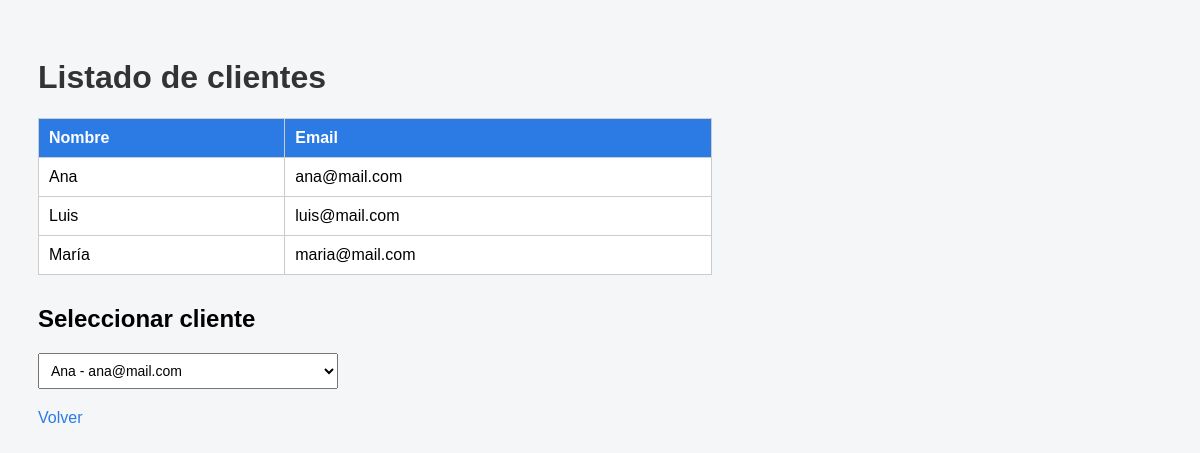
Before: /clientes with the older database file.
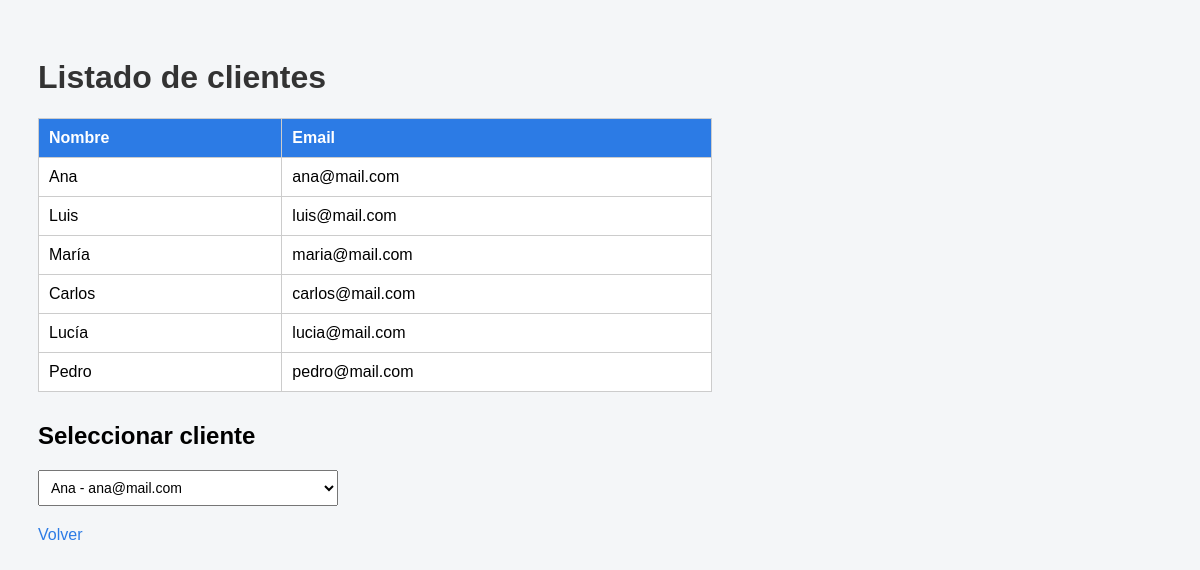
After: the same page with the newer database file.
### tables this page shows
CREATE TABLE clientes (
    id INTEGER PRIMARY KEY AUTOINCREMENT,
    nombre TEXT NOT NULL,
    email TEXT NOT NULL
);

### app.py (the view)
@app.route("/clientes")
def clientes():
    lista = obtener_clientes()
    return render_template("clientes.html", clientes=lista)

### app.py (called while the page is built)
def init_db():
    if not os.path.exists(DB_NAME):
        conn = sqlite3.connect(DB_NAME)
        cursor = conn.cursor()
        cursor.execute("""
        CREATE TABLE clientes (
            id INTEGER PRIMARY KEY AUTOINCREMENT,
            nombre TEXT,
            email TEXT
        )
        """)
        cursor.executemany(
            "INSERT INTO clientes (nombre, email) VALUES (?, ?)",
            [
                ("Ana", "ana@mail.com"),
                ("Luis", "luis@mail.com"),
                ("María", "maria@mail.com"),
                ("Carlos", "carlos@mail.com"),
                ("Lucía", "lucia@mail.com"),
                ("Pedro", "pedro@mail.com"),
            ]
        )
        conn.commit()
        conn.close()

def obtener_clientes():
    init_db()
    conn = sqlite3.connect(DB_NAME)
    cursor = conn.cursor()
    cursor.execute("SELECT nombre, email FROM clientes")
    datos = cursor.fetchall()
    conn.close()
    return datos

### templates/clientes.html (shortened to what this page needs)
<!DOCTYPE html>
<html lang="es">
<head>
</head>
<body>
<h1>Listado de clientes</h1>
<table>
    <tr>
        <th>Nombre</th>
        <th>Email</th>
    </tr>
    {% for nombre, email in clientes %}
    <tr>
        <td>{{ nombre }}</td>
        <td>{{ email }}</td>
    </tr>
    {% endfor %}
</table>
<h2>Seleccionar cliente</h2>
<select>
    {% for nombre, email in clientes %}
    <option>{{ nombre }} - {{ email }}</option>
    {% endfor %}
</select>
<br>
<a href="/">Volver</a>
</body>
</html>

### templates/clientes.html (style rules this page uses)
body { font-family: Arial, sans-serif; background-color: #f4f6f8; padding: 30px; }
h1 { color: #333; }
table { border-collapse: collapse; width: 60%; background: white; margin-bottom: 30px; }
th, td { border: 1px solid #ccc; padding: 10px; text-align: left; }
th { background-color: #2c7be5; color: white; }
select { padding: 8px; width: 300px; font-size: 14px; }
a { display: inline-block; margin-top: 20px; text-decoration: none; color: #2c7be5; }

Changed rows visible on the page:
added clientes: nombre "Carlos", email "carlos@mail.com"
added clientes: nombre "Lucía", email "lucia@mail.com"
added clientes: nombre "Pedro", email "pedro@mail.com"
